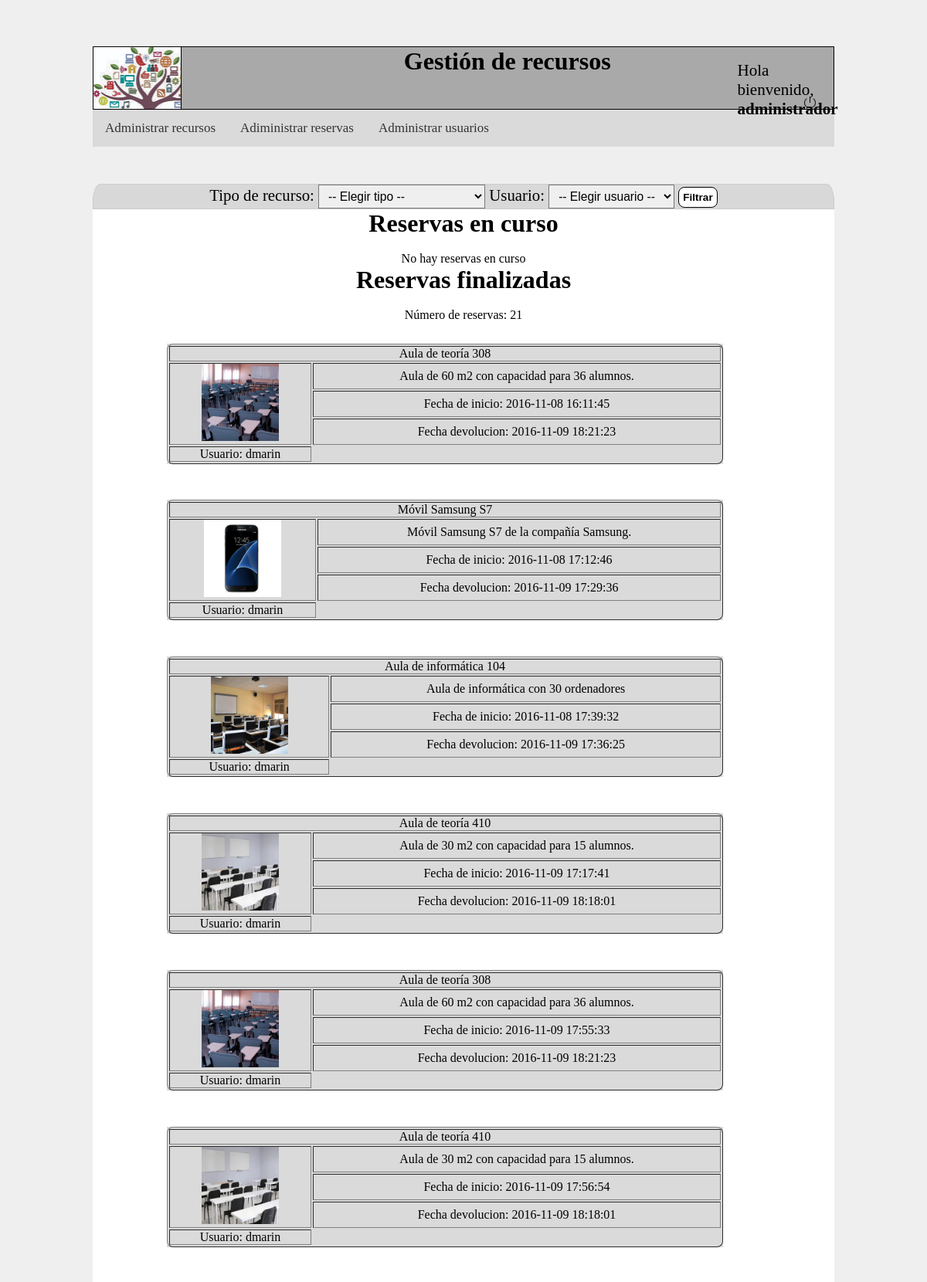
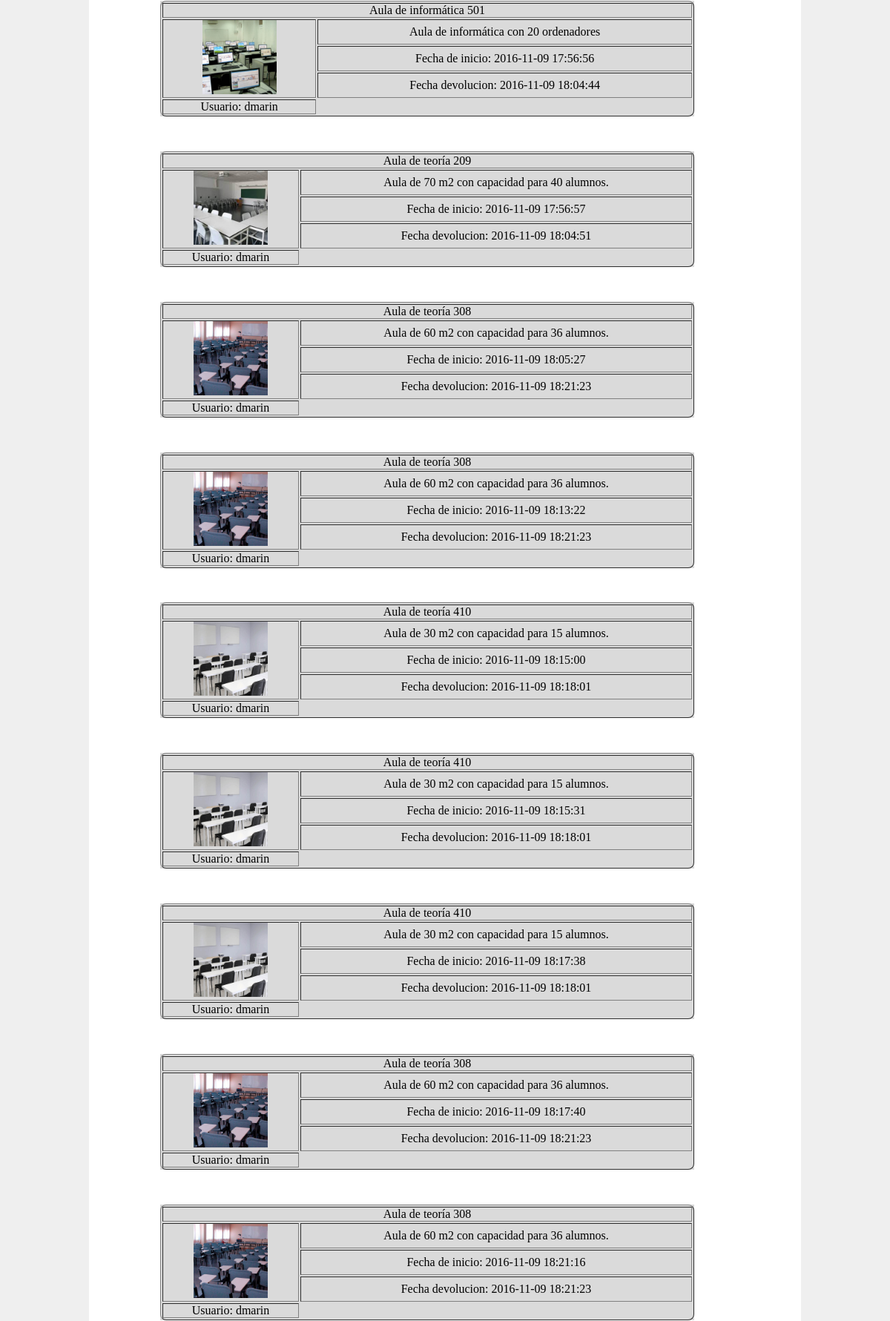
The app's page /proyecto3/php/administrador_reserva.php (signed in, upper part) with its own data (2 pictures, top to bottom).
### tables this page shows
CREATE TABLE `tbl_usuario` (
  `usu_id` int(3) NOT NULL,
  `usu_nickname` varchar(15) NOT NULL,
  `usu_nombre` varchar(15) NOT NULL,
  `usu_apellido` varchar(15) NOT NULL,
  `usu_correo` varchar(30) NOT NULL,
  `usu_cargo` varchar(15) NOT NULL,
  `usu_contrasena` varchar(15) NOT NULL,
  `usu_estado` varchar(20) NOT NULL DEFAULT 'Alta'
);

CREATE TABLE `tbl_reserva` (
  `res_id` int(4) NOT NULL,
  `res_fechainicio` datetime NOT NULL,
  `res_fechafinal` datetime DEFAULT NULL,
  `res_recursoid` int(2) NOT NULL,
  `res_usuarioid` int(3) NOT NULL
);

CREATE TABLE `tbl_recurso` (
  `rec_id` int(2) NOT NULL,
  `rec_nombre` varchar(30) NOT NULL,
  `rec_foto` varchar(15) NOT NULL,
  `rec_descripcion` varchar(200) NOT NULL,
  `rec_tipoid` int(2) NOT NULL,
  `rec_estado` varchar(15) NOT NULL DEFAULT 'Disponible'
);

### proyecto3/php/administrador_reserva.php (the view, shortened to what this page needs)
<?php
		$conexion = mysqli_connect('localhost', 'root', '', 'bd_proyecto2');
		extract($_REQUEST);
		$con =	"SELECT * FROM `tbl_usuario` WHERE `usu_id` = '". $_SESSION["usu_id"] ."'";
		$result	=	mysqli_query($conexion,$con);
		while ($fila = mysqli_fetch_row($result))
			{
				$usu_nickname	=	$fila[1];
			}
		$sql = "SELECT * FROM tbl_tiporecurso ORDER BY tr_id";
		$encurso =	" SELECT * FROM tbl_reserva INNER JOIN tbl_recurso ON tbl_recurso.rec_id = tbl_reserva.res_recursoid INNER JOIN tbl_usuario ON tbl_usuario.usu_id = tbl_reserva.res_usuarioid WHERE res_fechafinal IS NULL";
		$finaliza =	" SELECT * FROM tbl_reserva INNER JOIN tbl_recurso ON tbl_recurso.rec_id = tbl_reserva.res_recursoid INNER JOIN tbl_usuario ON tbl_usuario.usu_id = tbl_reserva.res_usuarioid WHERE res_fechafinal IS NOT NULL ";
		$reservas = mysqli_query($conexion, $encurso);
		$reservas1 = mysqli_query($conexion, $finaliza);
		$tipos = mysqli_query($conexion, $sql);
?>
<!DOCTYPE html>
<html>
<head>
	<link rel="stylesheet" type="text/css" href="../css/recursos.css">
</head>
<body>
<div class="header">
			<div class="logo">
			</div>
			<h1 align="center">Gestión de recursos</h1>
			<div class="profile">
			<p class="welcome">Hola bienvenido, <br /><b>
			<?php echo $usu_nickname; ?></b>
			</p>
			</div>
			<div class="logout">
				<a href="logout.proc.php" onclick="return logout();">
					<img class="img_logout" src="../img/logout_small.png" alt="Cerrar sesión">
				</a>
			</div>
		</div>
<nav>
	<ul class="topnav">
		<li class="li"><a href="administrador_recursos.php">Administrar recursos</a></li>
		<li class="li"><a href="#">Adiministrar reservas</a></li>
		<li class="li"><a href="administrador_usuarios.php">Administrar usuarios</a></li>
	</ul>
</nav>
<div class="container">
	<?php
	if(mysqli_num_rows($tipos)>0){
		?>
	<form action="administrador_reserva.php" method="get" class="formtipo">
	Tipo de recurso:
		<select name="tr_id">
			<option value="0">-- Elegir tipo --</option>
		</select>
		Usuario:
		<select name="usu_id">
			<option value="0">-- Elegir usuario --</option>
			<?php
			}
				?>
		</select>
		<input type="submit" name="enviar" value="Filtrar">
	</form>
	<h1>Reservas en curso</h1>
	<br/>
	<?php
		if (mysqli_num_rows($reservas)>0) {
			echo "Número de reservas: " . mysqli_num_rows($reservas) . "<br/><br/>";
							while($reserva	=	mysqli_fetch_array($reservas)){
								echo "<div class='content_rec'>";
									echo "<table border>";
										echo "<tr>";
											echo "<td colspan='2'>" .$reserva['rec_nombre']. "</td>";
										echo "</tr>";
										echo "<tr>";
											echo "<td rowspan='3'><img class='img_recu'  width='100' src='../img/recursos/".$reserva['rec_foto']."'></td>";
											echo "<td>".$reserva['rec_descripcion']."</td>";
										echo "</tr>";
										echo "<tr>";
											echo "<td>Fecha de inicio: " .$reserva['res_fechainicio']. "</td>";
										echo "</tr>";
										echo "<tr>";
											echo "<td>Usuario: " .$reserva['usu_nickname']. "</td>";
										echo "</tr>";
										echo "<tr>";
											echo "<td colspan='2'> <a class='free_recu' href='liberar.proc.php?recu_id=" .$reserva['rec_id']. "&res_id=" .$reserva['res_id']. "' onclick='return destroy();'>LIBERAR RECURSO </a></td>";
										echo "</tr>";
									echo "</table>";
									echo "</div>";
									echo "<br/>";
								}
						} else {
							echo "No hay reservas en curso";
						}
		?>
		<h1>Reservas finalizadas</h1>
	<br/>
	<?php
		if (mysqli_num_rows($reservas1)>0) {
			echo "Número de reservas: " . mysqli_num_rows($reservas1) . "<br/><br/>";
							while($reserva1	=	mysqli_fetch_array($reservas1)){
								echo "<div class='content_rec'>";
									echo "<table border>";
										echo "<tr>";
											echo "<td colspan='2'>" .$reserva1['rec_nombre']. "</td>";
										echo "</tr>";
										echo "<tr>";
											echo "<td rowspan='3'><img class='img_recu' width='100' src='../img/recursos/".$reserva1['rec_foto']."'></td>";
											echo "<td>".$reserva1['rec_descripcion']."</td>";
										echo "</tr>";
										echo "<tr>";
											echo "<td>Fecha de inicio: " .$reserva1['res_fechainicio']. "</td>";
										echo "</tr>";
										echo "<tr>";
											echo "<td>Fecha devolucion: " .$reserva1['res_fechafinal']. "</td>";
										echo "</tr>";
										echo "<tr>";
											echo "<td>Usuario: " .$reserva1['usu_nickname']. "</td>";
										echo "</tr>";
									echo "</table>";
									echo "</div>";
									echo "<br/>";
								}
						} else {
							echo "No se ha realizado ninguna reserva";
						}
		?>
</div>
</body>
</html>

### proyecto3/css/recursos.css (style rules this page uses)
* { margin:0px; padding:0px; }
body { background-color: #EFEFEF; width: 80%; margin: 5% 10%; }
.header { height: 80px; background-color: #A9A9A9; border: solid 1px black; }
.logo { background-image: url("../img/banner_opt.jpg"); height: 100%; width: 11.75%; border-right: solid 1px black; float: left; }
.welcome { position: relative; margin-left: 85%; width: 25%; }
nav { margin: 0; padding: 0; background-color: #DADADA; }
nav ul.topnav { list-style-type: none; overflow: hidden; }
nav ul.topnav li { float: left; }
nav ul.topnav li a { display: inline-block; color: #333; text-align: center; padding: 14px 16px; text-decoration: none; transition: 0.3s; font-size: 17px; }
.profile { width: 20%; margin-left: 70%; margin-top: -2%; font-size: 1.32em; }
.container { background-color: white; width: 100%; border-radius:1em; height: 100%; margin-top: 2%; text-align: center; font-size: 1em; }
.content_rec { margin-top: 1%; margin-bottom: 2%; text-align:center; width: 75%; background-color:#DADADA; margin-left: 10%; }
.content_rec table { width: 100%; border-radius: 8px 8px 8px 8px; }
.formtipo { margin-top: 5%; }
.img_logout { width: 8%; margin-left: 75% }
.logout { width: 20%; position: relative; margin-left: 81%; margin-top: -3%; }
.formtipo { font-size: 1.3em; border: 1px solid #ccc; background-color: #D8D8D8; border-top-left-radius: 0.5em 1em; border-top-right-radius: 0.5em 1em; }
select { padding: 5px 8px; box-shadow: none; background-image: none; font-size:0.75em; }
input { font-weight: bold; cursor: pointer; padding: 5px; border: 1px solid #000; background: #fff; border-radius: 8px 8px 8px 8px; font-size: 0.65em; }

### records on screen
tbl_usuario: usu_nickname "administrador"
tbl_reserva: tbl_recurso.rec_nombre "Aula de teoría 308", tbl_recurso.rec_foto (picture), tbl_recurso.rec_descripcion "Aula de 60 m2 con capacidad para 36 alumnos.", res_fechainicio "2016-11-08 16:11:45", res_fechafinal "2016-11-09 18:21:23", tbl_usuario.usu_nickname "dmarin"
tbl_reserva: tbl_recurso.rec_nombre "Móvil Samsung S7", tbl_recurso.rec_foto (picture), tbl_recurso.rec_descripcion "Móvil Samsung S7 de la compañía Samsung.", res_fechainicio "2016-11-08 17:12:46", res_fechafinal "2016-11-09 17:29:36", tbl_usuario.usu_nickname "dmarin"
tbl_reserva: tbl_recurso.rec_nombre "Aula de informática 104", tbl_recurso.rec_foto (picture), tbl_recurso.rec_descripcion "Aula de informática con 30 ordenadores", res_fechainicio "2016-11-08 17:39:32", res_fechafinal "2016-11-09 17:36:25", tbl_usuario.usu_nickname "dmarin"
tbl_reserva: tbl_recurso.rec_nombre "Aula de teoría 410", tbl_recurso.rec_foto (picture), tbl_recurso.rec_descripcion "Aula de 30 m2 con capacidad para 15 alumnos.", res_fechainicio "2016-11-09 17:17:41", res_fechafinal "2016-11-09 18:18:01", tbl_usuario.usu_nickname "dmarin"
tbl_reserva: tbl_recurso.rec_nombre "Aula de teoría 308", tbl_recurso.rec_foto (picture), tbl_recurso.rec_descripcion "Aula de 60 m2 con capacidad para 36 alumnos.", res_fechainicio "2016-11-09 17:55:33", res_fechafinal "2016-11-09 18:21:23", tbl_usuario.usu_nickname "dmarin"
tbl_reserva: tbl_recurso.rec_nombre "Aula de teoría 410", tbl_recurso.rec_foto (picture), tbl_recurso.rec_descripcion "Aula de 30 m2 con capacidad para 15 alumnos.", res_fechainicio "2016-11-09 17:56:54", res_fechafinal "2016-11-09 18:18:01", tbl_usuario.usu_nickname "dmarin"
tbl_reserva: tbl_recurso.rec_nombre "Aula de informática 501", tbl_recurso.rec_foto (picture), tbl_recurso.rec_descripcion "Aula de informática con 20 ordenadores", res_fechainicio "2016-11-09 17:56:56", res_fechafinal "2016-11-09 18:04:44", tbl_usuario.usu_nickname "dmarin"
tbl_reserva: tbl_recurso.rec_nombre "Aula de teoría 209", tbl_recurso.rec_foto (picture), tbl_recurso.rec_descripcion "Aula de 70 m2 con capacidad para 40 alumnos.", res_fechainicio "2016-11-09 17:56:57", res_fechafinal "2016-11-09 18:04:51", tbl_usuario.usu_nickname "dmarin"
tbl_reserva: tbl_recurso.rec_nombre "Aula de teoría 308", tbl_recurso.rec_foto (picture), tbl_recurso.rec_descripcion "Aula de 60 m2 con capacidad para 36 alumnos.", res_fechainicio "2016-11-09 18:05:27", res_fechafinal "2016-11-09 18:21:23", tbl_usuario.usu_nickname "dmarin"
tbl_reserva: tbl_recurso.rec_nombre "Aula de teoría 308", tbl_recurso.rec_foto (picture), tbl_recurso.rec_descripcion "Aula de 60 m2 con capacidad para 36 alumnos.", res_fechainicio "2016-11-09 18:13:22", res_fechafinal "2016-11-09 18:21:23", tbl_usuario.usu_nickname "dmarin"
tbl_reserva: tbl_recurso.rec_nombre "Aula de teoría 410", tbl_recurso.rec_foto (picture), tbl_recurso.rec_descripcion "Aula de 30 m2 con capacidad para 15 alumnos.", res_fechainicio "2016-11-09 18:15:00", res_fechafinal "2016-11-09 18:18:01", tbl_usuario.usu_nickname "dmarin"
tbl_reserva: tbl_recurso.rec_nombre "Aula de teoría 410", tbl_recurso.rec_foto (picture), tbl_recurso.rec_descripcion "Aula de 30 m2 con capacidad para 15 alumnos.", res_fechainicio "2016-11-09 18:15:31", res_fechafinal "2016-11-09 18:18:01", tbl_usuario.usu_nickname "dmarin"
tbl_reserva: tbl_recurso.rec_nombre "Aula de teoría 410", tbl_recurso.rec_foto (picture), tbl_recurso.rec_descripcion "Aula de 30 m2 con capacidad para 15 alumnos.", res_fechainicio "2016-11-09 18:17:38", res_fechafinal "2016-11-09 18:18:01", tbl_usuario.usu_nickname "dmarin"
tbl_reserva: tbl_recurso.rec_nombre "Aula de teoría 308", tbl_recurso.rec_foto (picture), tbl_recurso.rec_descripcion "Aula de 60 m2 con capacidad para 36 alumnos.", res_fechainicio "2016-11-09 18:17:40", res_fechafinal "2016-11-09 18:21:23", tbl_usuario.usu_nickname "dmarin"
tbl_reserva: tbl_recurso.rec_nombre "Aula de teoría 308", tbl_recurso.rec_foto (picture), tbl_recurso.rec_descripcion "Aula de 60 m2 con capacidad para 36 alumnos.", res_fechainicio "2016-11-09 18:21:16", res_fechafinal "2016-11-09 18:21:23", tbl_usuario.usu_nickname "dmarin"

### other values on screen
mysqli_num_rows($reservas1) "21"
